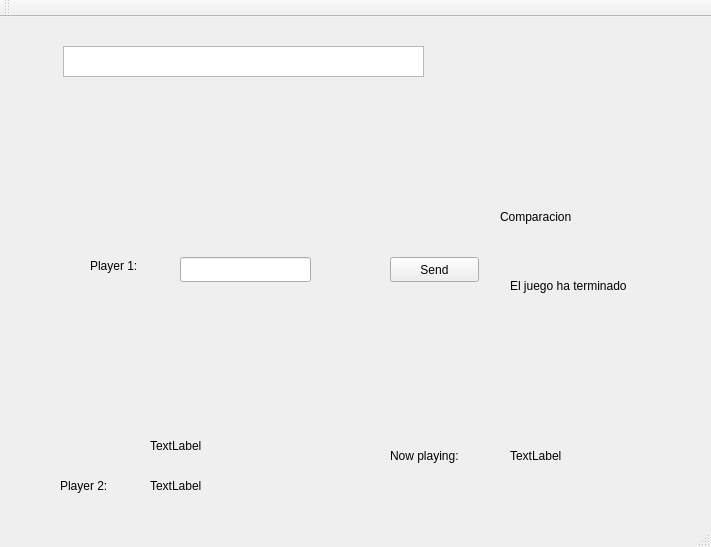
<?xml version="1.0" encoding="UTF-8"?>
<ui version="4.0">
 <class>client</class>
 <widget class="QMainWindow" name="client">
  <property name="geometry">
   <rect>
    <x>0</x>
    <y>0</y>
    <width>711</width>
    <height>547</height>
   </rect>
  </property>
  <property name="windowTitle">
   <string>client</string>
  </property>
  <widget class="QWidget" name="centralWidget">
   <widget class="QPushButton" name="enviarNombrePlayer">
    <property name="geometry">
     <rect>
      <x>390</x>
      <y>240</y>
      <width>89</width>
      <height>25</height>
     </rect>
    </property>
    <property name="text">
     <string>Send</string>
    </property>
   </widget>
   <widget class="QLineEdit" name="lineEdit">
    <property name="geometry">
     <rect>
      <x>180</x>
      <y>240</y>
      <width>131</width>
      <height>25</height>
     </rect>
    </property>
   </widget>
   <widget class="QPlainTextEdit" name="plainTextEdit">
    <property name="geometry">
     <rect>
      <x>63</x>
      <y>29</y>
      <width>361</width>
      <height>31</height>
     </rect>
    </property>
   </widget>
   <widget class="QLabel" name="playerLabel">
    <property name="geometry">
     <rect>
      <x>90</x>
      <y>240</y>
      <width>67</width>
      <height>17</height>
     </rect>
    </property>
    <property name="text">
     <string>Player 1:</string>
    </property>
   </widget>
   <widget class="QLabel" name="player2Label">
    <property name="geometry">
     <rect>
      <x>60</x>
      <y>460</y>
      <width>67</width>
      <height>17</height>
     </rect>
    </property>
    <property name="text">
     <string>Player 2:</string>
    </property>
   </widget>
   <widget class="QLabel" name="nameP2">
    <property name="geometry">
     <rect>
      <x>150</x>
      <y>460</y>
      <width>67</width>
      <height>17</height>
     </rect>
    </property>
    <property name="text">
     <string>TextLabel</string>
    </property>
   </widget>
   <widget class="QLabel" name="nameP1">
    <property name="geometry">
     <rect>
      <x>150</x>
      <y>420</y>
      <width>67</width>
      <height>17</height>
     </rect>
    </property>
    <property name="text">
     <string>TextLabel</string>
    </property>
   </widget>
   <widget class="QLabel" name="playingLabel">
    <property name="geometry">
     <rect>
      <x>390</x>
      <y>430</y>
      <width>91</width>
      <height>17</height>
     </rect>
    </property>
    <property name="text">
     <string>Now playing:</string>
    </property>
   </widget>
   <widget class="QLabel" name="turnoLabel">
    <property name="geometry">
     <rect>
      <x>510</x>
      <y>430</y>
      <width>67</width>
      <height>17</height>
     </rect>
    </property>
    <property name="text">
     <string>TextLabel</string>
    </property>
   </widget>
   <widget class="QLabel" name="comparacionLabel">
    <property name="geometry">
     <rect>
      <x>500</x>
      <y>190</y>
      <width>201</width>
      <height>20</height>
     </rect>
    </property>
    <property name="text">
     <string>Comparacion</string>
    </property>
   </widget>
   <widget class="QLabel" name="juegoFInalizado">
    <property name="geometry">
     <rect>
      <x>510</x>
      <y>260</y>
      <width>161</width>
      <height>17</height>
     </rect>
    </property>
    <property name="text">
     <string>El juego ha terminado</string>
    </property>
   </widget>
  </widget>
  <widget class="QMenuBar" name="menuBar">
   <property name="geometry">
    <rect>
     <x>0</x>
     <y>0</y>
     <width>711</width>
     <height>22</height>
    </rect>
   </property>
  </widget>
  <widget class="QToolBar" name="mainToolBar">
   <attribute name="toolBarArea">
    <enum>TopToolBarArea</enum>
   </attribute>
   <attribute name="toolBarBreak">
    <bool>false</bool>
   </attribute>
  </widget>
  <widget class="QStatusBar" name="statusBar"/>
 </widget>
 <layoutdefault spacing="6" margin="11"/>
 <resources/>
 <connections/>
</ui>
